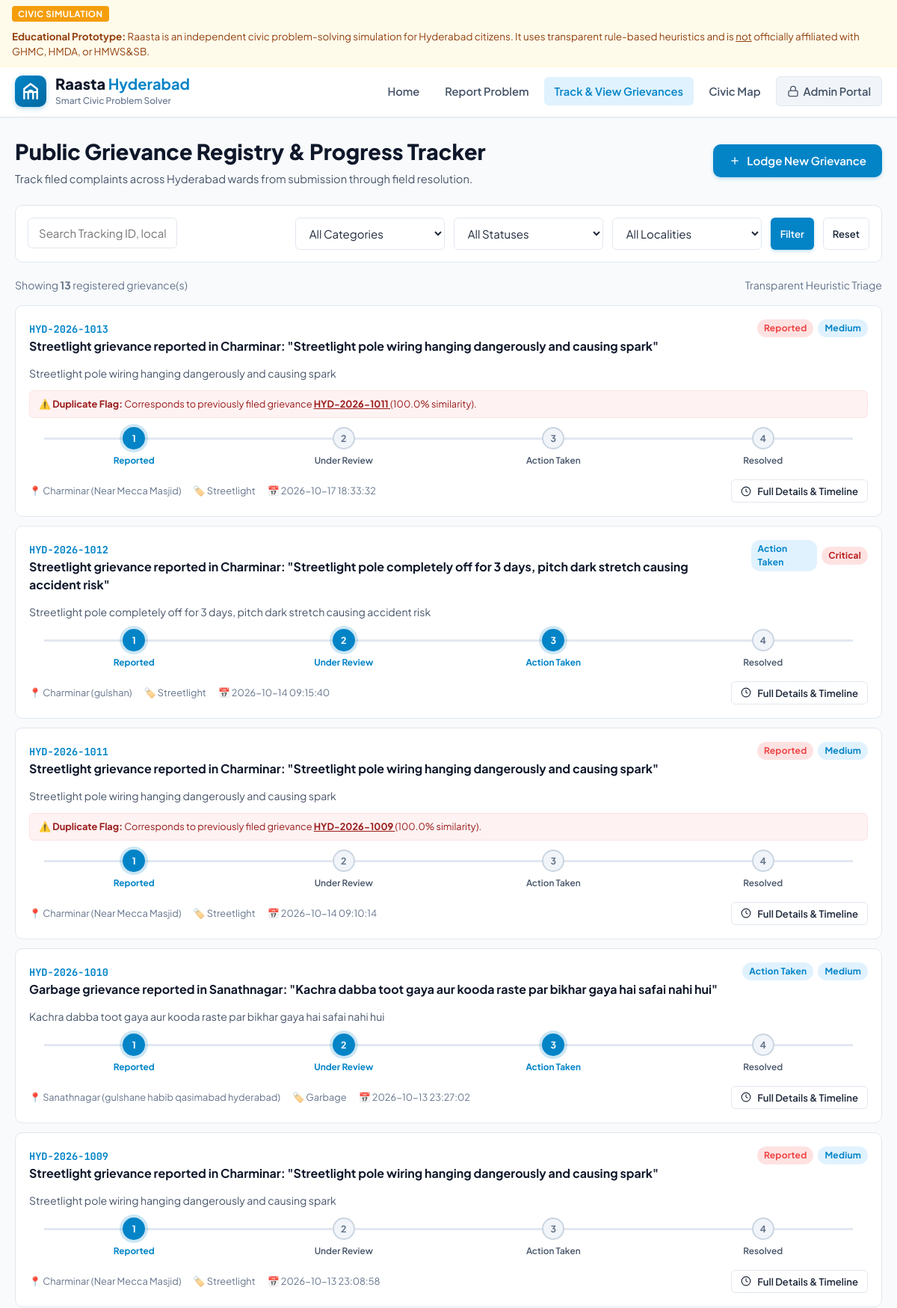
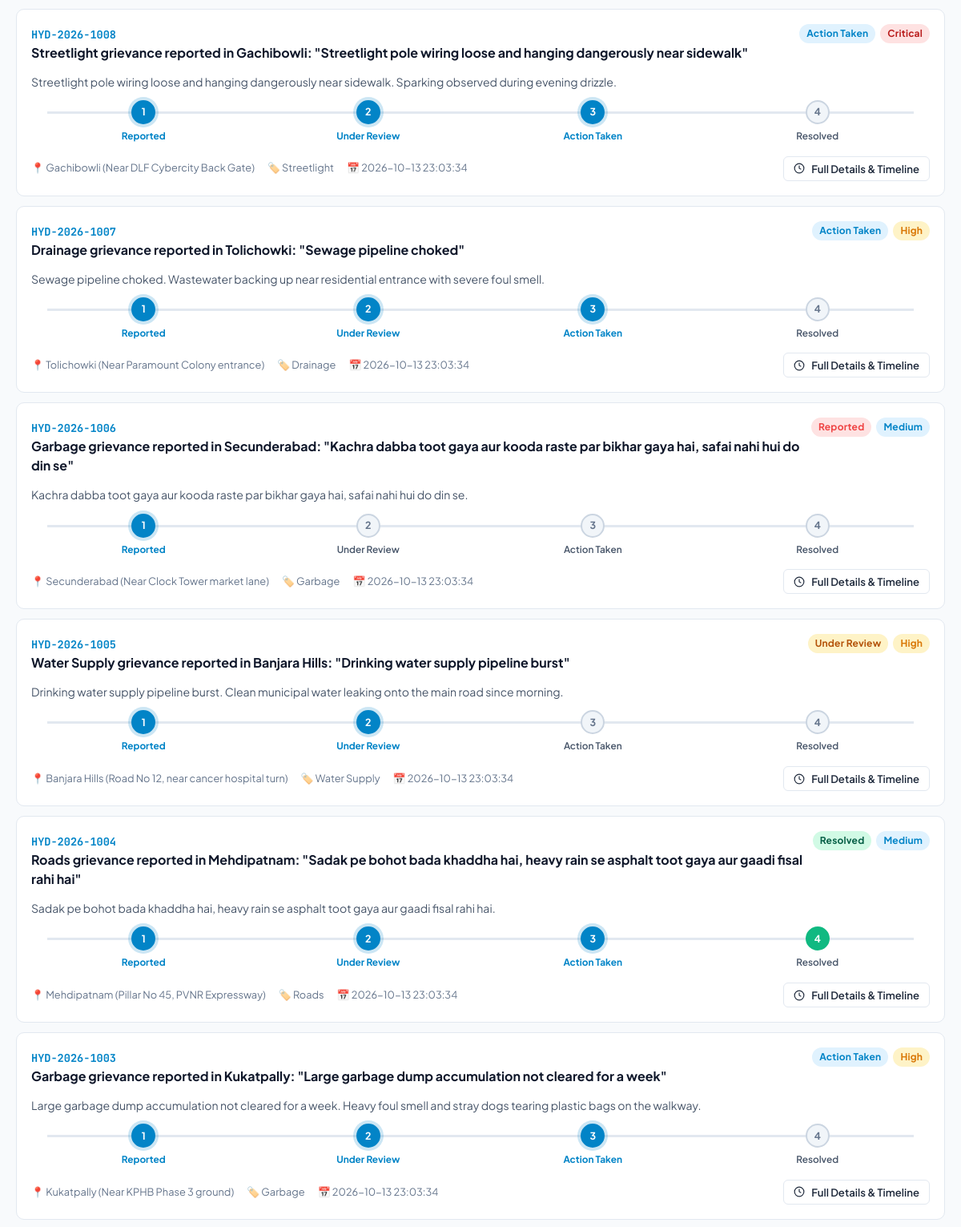
The app's page /complaints (upper part) with its own data (2 pictures, top to bottom).
### tables this page shows
CREATE TABLE complaints (
        id INTEGER PRIMARY KEY AUTOINCREMENT,
        tracking_id TEXT UNIQUE NOT NULL,
        citizen_name TEXT DEFAULT 'Anonymous Citizen',
        citizen_phone TEXT DEFAULT '',
        locality TEXT NOT NULL,
        landmark TEXT DEFAULT '',
        latitude REAL NOT NULL,
        longitude REAL NOT NULL,
        raw_description TEXT NOT NULL,
        category TEXT NOT NULL,
        severity TEXT NOT NULL,
        severity_reason TEXT NOT NULL,
        summary TEXT NOT NULL,
        status TEXT NOT NULL DEFAULT 'Reported',
        is_duplicate INTEGER DEFAULT 0,
        duplicate_of TEXT DEFAULT '',
        duplicate_similarity REAL DEFAULT 0.0,
        admin_notes TEXT DEFAULT '',
        created_at TEXT NOT NULL,
        updated_at TEXT NOT NULL
    );

### app.py (the view)
@app.route("/complaints")
def complaints():
    track_param = request.args.get("track", "").strip()
    category_param = request.args.get("category", "All")
    status_param = request.args.get("status", "All")
    locality_param = request.args.get("locality", "All")
    search_param = request.args.get("search", "").strip()
    all_complaints = get_all_complaints(
        category=category_param,
        status=status_param,
        locality=locality_param,
        search=search_param or track_param
    )
    return render_template(
        "complaints.html",
        complaints=all_complaints,
        localities=HYDERABAD_LOCALITIES,
        selected_category=category_param,
        selected_status=status_param,
        selected_locality=locality_param,
        search_query=search_param or track_param,
        track_param=track_param
    )

### database.py (called while the page is built)
def get_connection():
    conn = sqlite3.connect(DB_PATH)
    conn.row_factory = sqlite3.Row
    return conn

### templates/complaints.html (shortened to what this page needs)
{% extends "base.html" %}
{% block content %}
<div class="container">
    <div style="display: flex; justify-content: space-between; align-items: center; margin-bottom: 24px; flex-wrap: wrap; gap: 14px;">
        <div>
            <h1 style="font-size: 1.8rem; font-weight: 800; color: #0f172a; margin-bottom: 4px;">
                Public Grievance Registry & Progress Tracker
            </h1>
            <p style="font-size: 0.92rem; color: #475569;">
                Track filed complaints across Hyderabad wards from submission through field resolution.
            </p>
        </div>
        <div>
            <a href="{{ url_for('report') }}" class="btn btn-primary">
                <svg viewBox="0 0 24 24" width="16" height="16" fill="none" stroke="currentColor" stroke-width="2">
                    <line x1="12" y1="5" x2="12" y2="19"></line>
                    <line x1="5" y1="12" x2="19" y2="12"></line>
                </svg>
                Lodge New Grievance
            </a>
        </div>
    </div>
    <form method="GET" action="{{ url_for('complaints') }}" class="filter-bar">
        <div class="search-box">
            <input type="text" name="search" class="form-control" placeholder="Search Tracking ID, locality, keywords..." value="{{ search_query }}">
        </div>
        <select name="category" class="form-control" onchange="this.form.submit()">
            <option value="All" {% if selected_category == 'All' %}selected{% endif %}>All Categories</option>
        </select>
        <select name="status" class="form-control" onchange="this.form.submit()">
            <option value="All" {% if selected_status == 'All' %}selected{% endif %}>All Statuses</option>
        </select>
        <select name="locality" class="form-control" onchange="this.form.submit()">
            <option value="All" {% if selected_locality == 'All' %}selected{% endif %}>All Localities</option>
        </select>
        <button type="submit" class="btn btn-primary btn-sm">Filter</button>
        <a href="{{ url_for('complaints') }}" class="btn btn-outline btn-sm">Reset</a>
    </form>
    <div style="margin-bottom: 16px; font-size: 0.88rem; color: #64748b; display: flex; justify-content: space-between;">
        <span>Showing <strong>{{ complaints|length }}</strong> registered grievance(s)</span>
        <span>Transparent Heuristic Triage</span>
    </div>
    {% if complaints %}
        {% for comp in complaints %}
        <div class="complaint-card">
            <div class="complaint-card-header">
                <div>
                    <a href="javascript:void(0)" onclick="openComplaintModal('{{ comp.tracking_id }}')" class="complaint-id">
                        {{ comp.tracking_id }}
                    </a>
                    <div class="complaint-summary">{{ comp.summary }}</div>
                </div>
                <div style="display: flex; gap: 6px; align-items: center;">
                    {% if comp.status == 'Reported' %}
                        <span class="badge badge-status-reported">Reported</span>
                    {% elif comp.status == 'Under Review' %}
                        <span class="badge badge-status-review">Under Review</span>
                    {% elif comp.status == 'Action Taken' %}
                        <span class="badge badge-status-action">Action Taken</span>
                    {% else %}
                        <span class="badge badge-status-resolved">Resolved</span>
                    {% endif %}
                    {% if comp.severity == 'Critical' %}
                        <span class="badge badge-sev-critical">Critical</span>
                    {% elif comp.severity == 'High' %}
                        <span class="badge badge-sev-high">High</span>
                    {% elif comp.severity == 'Medium' %}
                        <span class="badge badge-sev-medium">Medium</span>
                    {% else %}
                        <span class="badge badge-sev-low">Low</span>
                    {% endif %}
                </div>
            </div>
            <div class="complaint-desc">
                {{ comp.raw_description }}
            </div>
            {% if comp.is_duplicate %}
            <div style="background: #fef2f2; border: 1px solid #fee2e2; border-radius: 6px; padding: 8px 12px; margin-bottom: 12px; font-size: 0.8rem; color: #991b1b;">
                ⚠️ <strong>Duplicate Flag:</strong> Corresponds to previously filed grievance
                <a href="javascript:void(0)" onclick="openComplaintModal('{{ comp.duplicate_of }}')" style="color: inherit; text-decoration: underline; font-weight: 700;">
                    {{ comp.duplicate_of }}
                </a> ({{ comp.duplicate_similarity }}% similarity).
            </div>
            {% endif %}
            <div style="margin: 12px 0 16px;">
                <div class="tracker-steps" style="margin: 10px 0;">
                    <div class="tracker-step {% if comp.status in ['Reported', 'Under Review', 'Action Taken', 'Resolved'] %}active{% endif %}">
                        <div class="tracker-dot">1</div>
                        <div class="tracker-step-title">Reported</div>
                    </div>
                    <div class="tracker-step {% if comp.status in ['Under Review', 'Action Taken', 'Resolved'] %}active{% endif %}">
                        <div class="tracker-dot">2</div>
                        <div class="tracker-step-title">Under Review</div>
                    </div>
                    <div class="tracker-step {% if comp.status in ['Action Taken', 'Resolved'] %}active{% endif %}">
                        <div class="tracker-dot">3</div>
                        <div class="tracker-step-title">Action Taken</div>
                    </div>
                    <div class="tracker-step {% if comp.status == 'Resolved' %}completed{% endif %}">
                        <div class="tracker-dot">4</div>
                        <div class="tracker-step-title">Resolved</div>
                    </div>
                </div>
            </div>
            <div class="complaint-meta">
                <span class="complaint-meta-item">📍 {{ comp.locality }}{% if comp.landmark %} ({{ comp.landmark }}){% endif %}</span>
                <span class="complaint-meta-item">🏷️ {{ comp.category }}</span>
                <span class="complaint-meta-item">📅 {{ comp.created_at }}</span>
                <span class="complaint-meta-item" style="margin-left: auto;">
                    <button class="btn btn-outline btn-sm" onclick="openComplaintModal('{{ comp.tracking_id }}')">
                        <svg viewBox="0 0 24 24" width="14" height="14" fill="none" stroke="currentColor" stroke-width="2">
                            <circle cx="12" cy="12" r="10"></circle>
                            <polyline points="12 6 12 12 16 14"></polyline>
                        </svg>
                        Full Details & Timeline
                    </button>
                </span>
            </div>
        </div>
        {% endfor %}
    {% endif %}
</div>
{% endblock %}

### records on screen
complaints: tracking_id "HYD-2026-1013", summary "Streetlight grievance reported in Charminar: \"Streetlight pole wiring hanging dangerously and causing spark\"", status "Reported", severity "Medium", raw_description "Streetlight pole wiring hanging dangerously and causing spark", duplicate_of "HYD-2026-1011", duplicate_similarity "100.0", locality "Charminar", landmark "Near Mecca Masjid", category "Streetlight", created_at "2026-10-17 18:33:32"
complaints: tracking_id "HYD-2026-1012", summary "Streetlight grievance reported in Charminar: \"Streetlight pole completely off for 3 days, pitch dark stretch causing accident risk\"", status "Action Taken", severity "Critical", raw_description "Streetlight pole completely off for 3 days, pitch dark stretch causing accident risk", locality "Charminar", landmark "gulshan", category "Streetlight", created_at "2026-10-14 09:15:40"
complaints: tracking_id "HYD-2026-1011", summary "Streetlight grievance reported in Charminar: \"Streetlight pole wiring hanging dangerously and causing spark\"", status "Reported", severity "Medium", raw_description "Streetlight pole wiring hanging dangerously and causing spark", duplicate_of "HYD-2026-1009", duplicate_similarity "100.0", locality "Charminar", landmark "Near Mecca Masjid", category "Streetlight", created_at "2026-10-14 09:10:14"
complaints: tracking_id "HYD-2026-1010", summary "Garbage grievance reported in Sanathnagar: \"Kachra dabba toot gaya aur kooda raste par bikhar gaya hai safai nahi hui\"", status "Action Taken", severity "Medium", raw_description "Kachra dabba toot gaya aur kooda raste par bikhar gaya hai safai nahi hui", locality "Sanathnagar", landmark "gulshane habib qasimabad hyderabad", category "Garbage", created_at "2026-10-13 23:27:02"
complaints: tracking_id "HYD-2026-1009", summary "Streetlight grievance reported in Charminar: \"Streetlight pole wiring hanging dangerously and causing spark\"", status "Reported", severity "Medium", raw_description "Streetlight pole wiring hanging dangerously and causing spark", locality "Charminar", landmark "Near Mecca Masjid", category "Streetlight", created_at "2026-10-13 23:08:58"
complaints: tracking_id "HYD-2026-1008", summary "Streetlight grievance reported in Gachibowli: \"Streetlight pole wiring loose and hanging dangerously near sidewalk\"", status "Action Taken", severity "Critical", raw_description "Streetlight pole wiring loose and hanging dangerously near sidewalk. Sparking observed during evening drizzle.", locality "Gachibowli", landmark "Near DLF Cybercity Back Gate", category "Streetlight", created_at "2026-10-13 23:03:34"
complaints: tracking_id "HYD-2026-1007", summary "Drainage grievance reported in Tolichowki: \"Sewage pipeline choked\"", status "Action Taken", severity "High", raw_description "Sewage pipeline choked. Wastewater backing up near residential entrance with severe foul smell.", locality "Tolichowki", landmark "Near Paramount Colony entrance", category "Drainage", created_at "2026-10-13 23:03:34"
complaints: tracking_id "HYD-2026-1006", summary "Garbage grievance reported in Secunderabad: \"Kachra dabba toot gaya aur kooda raste par bikhar gaya hai, safai nahi hui do din se\"", status "Reported", severity "Medium", raw_description "Kachra dabba toot gaya aur kooda raste par bikhar gaya hai, safai nahi hui do din se.", locality "Secunderabad", landmark "Near Clock Tower market lane", category "Garbage", created_at "2026-10-13 23:03:34"
complaints: tracking_id "HYD-2026-1005", summary "Water Supply grievance reported in Banjara Hills: \"Drinking water supply pipeline burst\"", status "Under Review", severity "High", raw_description "Drinking water supply pipeline burst. Clean municipal water leaking onto the main road since morning.", locality "Banjara Hills", landmark "Road No 12, near cancer hospital turn", category "Water Supply", created_at "2026-10-13 23:03:34"
complaints: tracking_id "HYD-2026-1004", summary "Roads grievance reported in Mehdipatnam: \"Sadak pe bohot bada khaddha hai, heavy rain se asphalt toot gaya aur gaadi fisal rahi hai\"", status "Resolved", severity "Medium", raw_description "Sadak pe bohot bada khaddha hai, heavy rain se asphalt toot gaya aur gaadi fisal rahi hai.", locality "Mehdipatnam", landmark "Pillar No 45, PVNR Expressway", category "Roads", created_at "2026-10-13 23:03:34"
complaints: tracking_id "HYD-2026-1003", summary "Garbage grievance reported in Kukatpally: \"Large garbage dump accumulation not cleared for a week\"", status "Action Taken", severity "High", raw_description "Large garbage dump accumulation not cleared for a week. Heavy foul smell and stray dogs tearing plastic bags on the walkway.", locality "Kukatpally", landmark "Near KPHB Phase 3 ground", category "Garbage", created_at "2026-10-13 23:03:34"

### other values on screen
{{ complaints|length }} "13"
